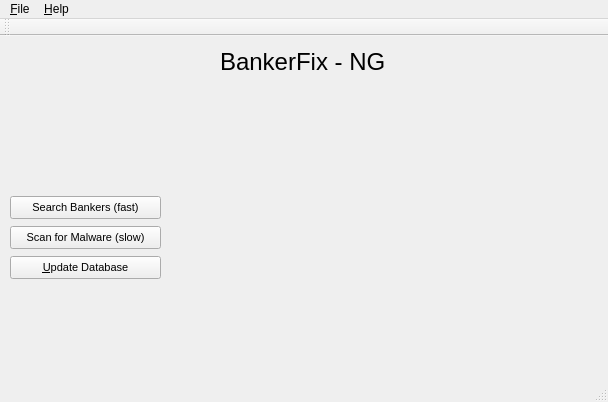
<?xml version="1.0" encoding="UTF-8"?>
<ui version="4.0">
 <class>MainWindow</class>
 <widget class="QMainWindow" name="MainWindow">
  <property name="geometry">
   <rect>
    <x>0</x>
    <y>0</y>
    <width>608</width>
    <height>402</height>
   </rect>
  </property>
  <property name="windowTitle">
   <string>BankerFix</string>
  </property>
  <widget class="QWidget" name="centralWidget">
   <widget class="QLabel" name="labellogo">
    <property name="geometry">
     <rect>
      <x>10</x>
      <y>10</y>
      <width>141</width>
      <height>141</height>
     </rect>
    </property>
    <property name="text">
     <string/>
    </property>
    <property name="pixmap">
     <pixmap resource="bankerfix-ng-resources.qrc">:/img/img/bull-labs.jpg</pixmap>
    </property>
   </widget>
   <widget class="QPushButton" name="pushButton_SearchBankers">
    <property name="geometry">
     <rect>
      <x>10</x>
      <y>160</y>
      <width>151</width>
      <height>23</height>
     </rect>
    </property>
    <property name="font">
     <font>
      <pointsize>8</pointsize>
     </font>
    </property>
    <property name="text">
     <string>Search Bankers (fast)</string>
    </property>
   </widget>
   <widget class="QPushButton" name="pushButton_ScanMalware">
    <property name="geometry">
     <rect>
      <x>10</x>
      <y>190</y>
      <width>151</width>
      <height>23</height>
     </rect>
    </property>
    <property name="font">
     <font>
      <pointsize>8</pointsize>
     </font>
    </property>
    <property name="text">
     <string>Scan for Malware (slow)</string>
    </property>
   </widget>
   <widget class="QPushButton" name="pushButton_Update">
    <property name="geometry">
     <rect>
      <x>10</x>
      <y>220</y>
      <width>151</width>
      <height>23</height>
     </rect>
    </property>
    <property name="font">
     <font>
      <pointsize>8</pointsize>
     </font>
    </property>
    <property name="text">
     <string>&amp;Update Database</string>
    </property>
   </widget>
   <widget class="QLabel" name="label_textlogo">
    <property name="geometry">
     <rect>
      <x>220</x>
      <y>0</y>
      <width>181</width>
      <height>51</height>
     </rect>
    </property>
    <property name="font">
     <font>
      <pointsize>18</pointsize>
     </font>
    </property>
    <property name="text">
     <string>BankerFix - NG</string>
    </property>
   </widget>
  </widget>
  <widget class="QMenuBar" name="menuBar">
   <property name="geometry">
    <rect>
     <x>0</x>
     <y>0</y>
     <width>608</width>
     <height>20</height>
    </rect>
   </property>
   <widget class="QMenu" name="menu_File">
    <property name="title">
     <string>&amp;File</string>
    </property>
    <widget class="QMenu" name="menu_Import">
     <property name="title">
      <string>&amp;Import</string>
     </property>
     <addaction name="action_Yara_File"/>
    </widget>
    <addaction name="action_Update"/>
    <addaction name="menu_Import"/>
    <addaction name="action_Quit"/>
   </widget>
   <widget class="QMenu" name="menu_About">
    <property name="title">
     <string>&amp;Help</string>
    </property>
    <addaction name="action_About"/>
   </widget>
   <addaction name="menu_File"/>
   <addaction name="menu_About"/>
  </widget>
  <widget class="QToolBar" name="mainToolBar">
   <attribute name="toolBarArea">
    <enum>TopToolBarArea</enum>
   </attribute>
   <attribute name="toolBarBreak">
    <bool>false</bool>
   </attribute>
  </widget>
  <widget class="QStatusBar" name="statusBar"/>
  <action name="action_Update">
   <property name="text">
    <string>&amp;Update BankerFix</string>
   </property>
  </action>
  <action name="action_Quit">
   <property name="text">
    <string>&amp;Quit</string>
   </property>
  </action>
  <action name="action_About">
   <property name="text">
    <string>&amp;About</string>
   </property>
  </action>
  <action name="action_Yara_File">
   <property name="text">
    <string>&amp;Yara File (rules)</string>
   </property>
  </action>
 </widget>
 <layoutdefault spacing="6" margin="11"/>
 <resources>
  <include location="bankerfix-ng-resources.qrc"/>
 </resources>
 <connections>
  <connection>
   <sender>action_Quit</sender>
   <signal>triggered()</signal>
   <receiver>MainWindow</receiver>
   <slot>close()</slot>
   <hints>
    <hint type="sourcelabel">
     <x>-1</x>
     <y>-1</y>
    </hint>
    <hint type="destinationlabel">
     <x>303</x>
     <y>200</y>
    </hint>
   </hints>
  </connection>
 </connections>
</ui>
